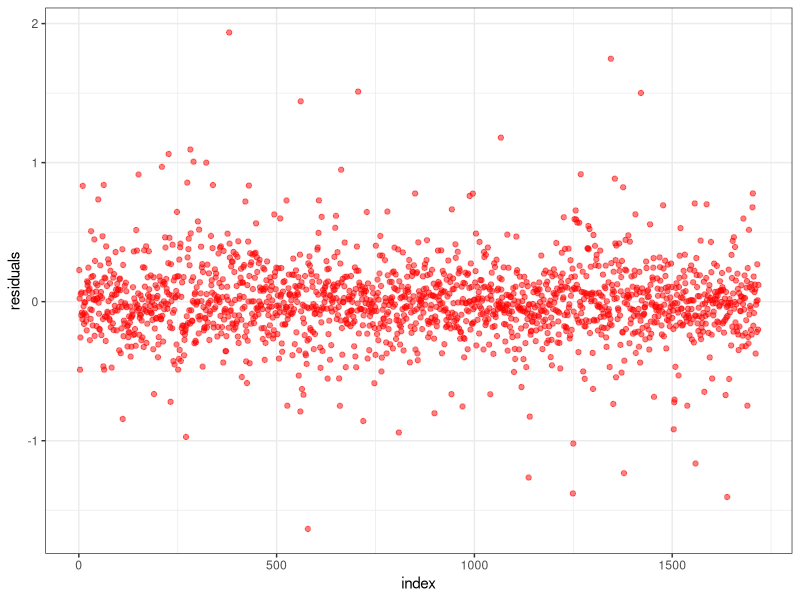
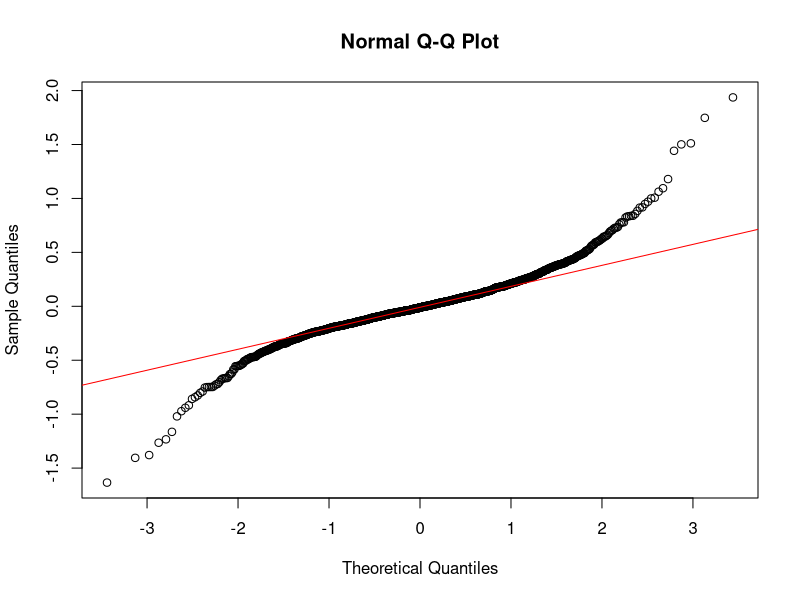
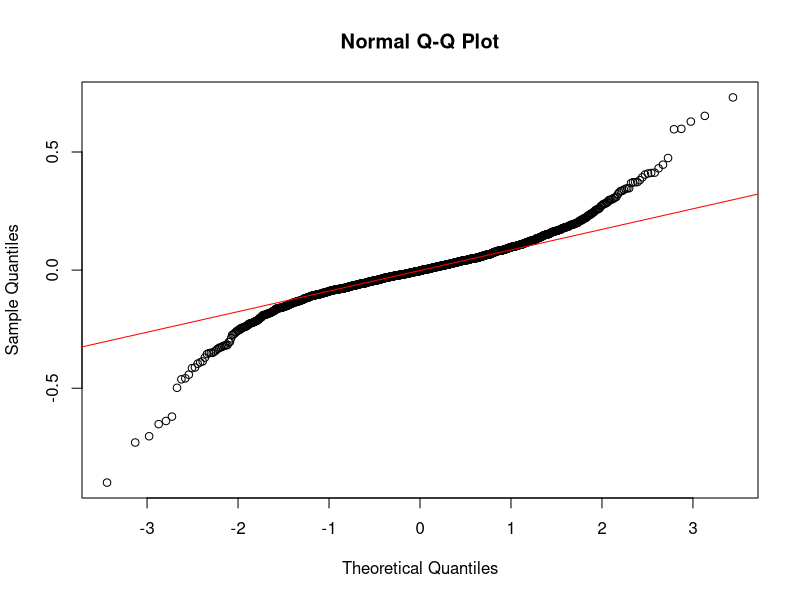
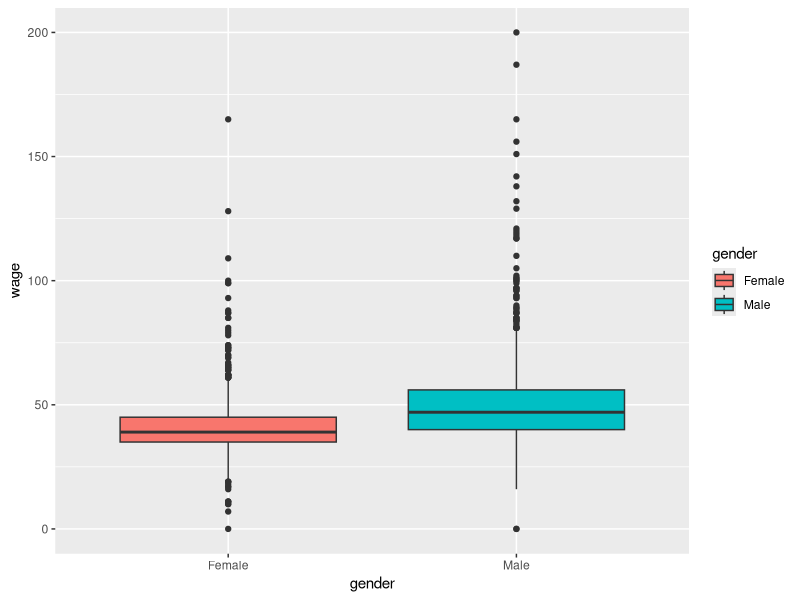
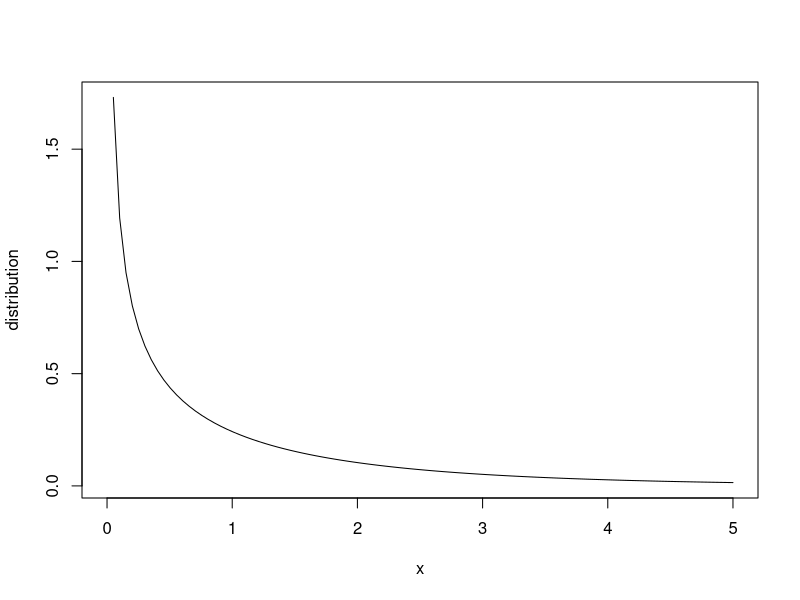
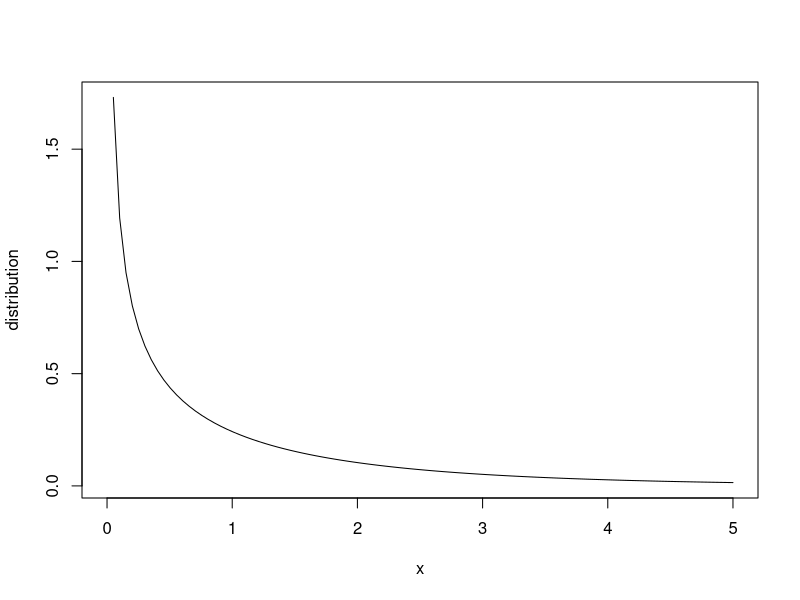
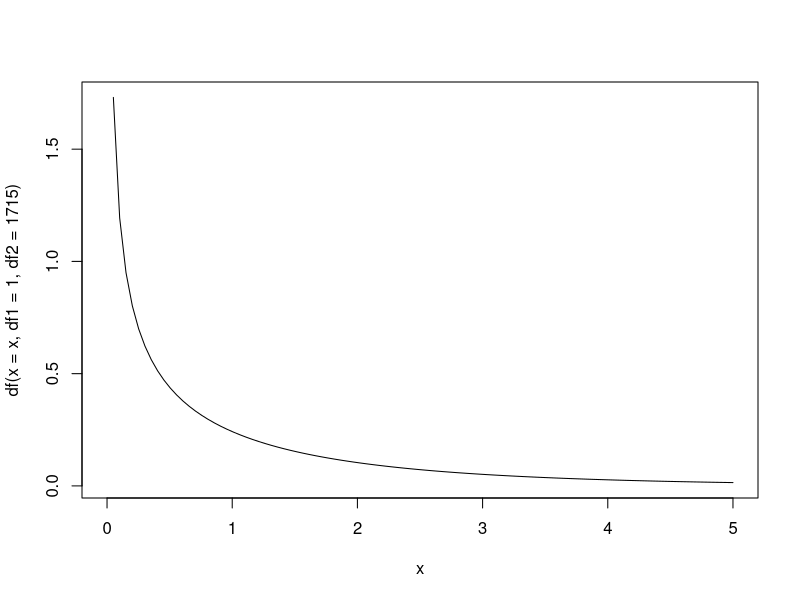
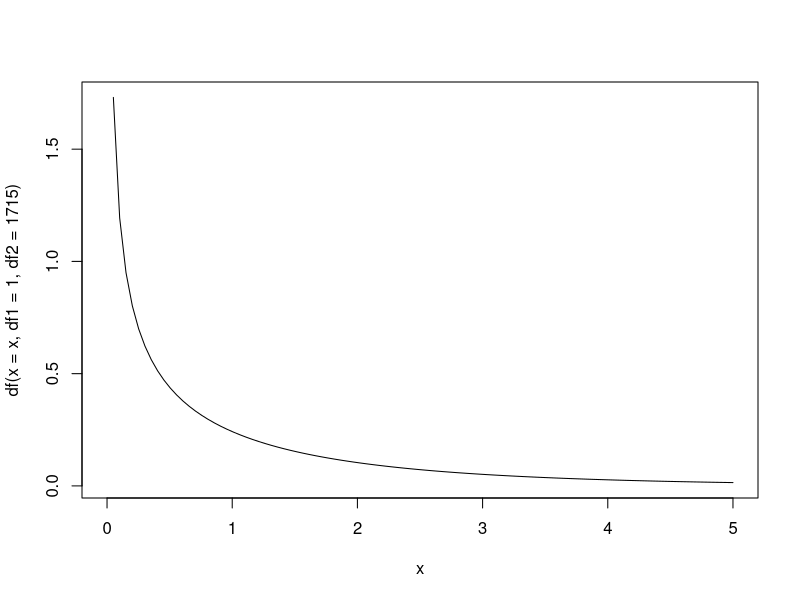

These charts were generated, in order, by the following R code:
## ----setup, include=FALSE, message=FALSE-----------------------------------------------------------------
knitr::opts_chunk$set(fig.pos = 'H', echo = FALSE, warning = FALSE, comment = "")
library(knitr)
library(ggplot2)
library(tidyverse)
library(caret)
library(fastDummies)
library(car)
options(knitr.kable.NA = '')
dat = read.csv("b4 - hwa - wage - data.csv")


## --------------------------------------------------------------------------------------------------------
names(dat) = c("birth_year", "gender", "citizenship", "language", "lived_with", "father_schooling", "father_occupation", "mother_schooling", "mother_occupation", "live", "county", "education", "marital", "experience", "category", "wage")


## --------------------------------------------------------------------------------------------------------
dat[is.na(dat)] = 0
means = c()
variances = c()
mins = c()
maxs = c()
for(i in 1:length(colnames(dat))){
   means[i] = mean(dat[[colnames(dat)[i]]])
   variances[i] = var(dat[[colnames(dat)[i]]])
   mins[i] = min(dat[[colnames(dat)[i]]])
   maxs[i] = max(dat[[colnames(dat)[i]]])
}

stats = data.frame(colnames(dat), means, variances, mins, maxs)
kable(stats, caption = "Preliminary Analysis for the variables", digits = 2)


## --------------------------------------------------------------------------------------------------------
dat = dat %>% 
   mutate(log_wage = log(wage)) %>% 
   mutate(experience_sq = experience^2)
m1 = lm(log(wage) ~ education + experience + experience_sq, data = dat)
sum = summary(m1)
sum$coefficients %>% 
   kable(caption = "Regression Coefficients for the regression model", digits = 2)


## ----out.width="70%", fig.align="center", fig.cap="Residuals Plot for the regression model"--------------
data.frame(index = 1:length(m1$residuals), residuals = m1$residuals) %>% 
   ggplot(aes(x = index, y = residuals)) +
   geom_point(color = "red", alpha = 0.5) +
   theme_bw()


## --------------------------------------------------------------------------------------------------------
bptest = lmtest::bptest(m1)
table = data.frame(BP = bptest$statistic, df = bptest$parameter, p_value = bptest$p.value)
rownames(table) = "bptest"
kable(table, caption = "Brausch-Pagan test", digits = 2)


## ----out.width="50%", fig.align="center", fig.cap="QQ-plot for the model before Box-Cox transformation"----
qqnorm(m1$residuals)
qqline(m1$residuals, col = "red")


## --------------------------------------------------------------------------------------------------------
BClog_wage <- BoxCoxTrans(dat$log_wage)
dat <- cbind(dat, log_wage_BC = predict(BClog_wage, dat$log_wage))
m2 <- lm(dat$log_wage_BC ~ dat$education + dat$experience + dat$experience_sq)


## --------------------------------------------------------------------------------------------------------
bptest = lmtest::bptest(m2)
table = data.frame(BP = bptest$statistic, df = bptest$parameter, p_value = bptest$p.value)
rownames(table) = "bptest"
kable(table, caption = "Brausch-Pagan test for the model after Box-Cox transformation", digits = 2)


## ----out.width="50%", fig.align="center", fig.cap="QQ-plot for the model after Box-Cox transformation"----
qqnorm(m2$residuals)
qqline(m2$residuals, col = "red")


## --------------------------------------------------------------------------------------------------------
sum = summary(m2)
sum$coefficients %>% 
   kable(caption = "Regression Coefficients for the model after Box-Cox transformation", digits = 2)


## ----out.width="70%", fig.align="center", fig.cap="Difference in Wages between men and women"------------
dat_gender = dat
for(i in 1:nrow(dat_gender))
{
   if(dat_gender$gender[i] == 1)
   {
      dat_gender$gender[i] = "Male"
   }
   if(dat_gender$gender[i] == 2)
   {
      dat_gender$gender[i] = "Female"
   }
   if(dat_gender$wage[i] > 200)
   {
      dat_gender$wage[i] = 0
   }
}
dat_gender %>% 
   ggplot(aes(x = gender, fill = gender, y = wage)) +
   geom_boxplot()


## --------------------------------------------------------------------------------------------------------
m = aggregate(wage ~ gender, dat, mean)
m$gender = c("Male", "Female")
kable(m, caption = "Comparison in mean of wages between male and female workers", digits = 2)
difference = m$wage[1]-m$wage[2]


## --------------------------------------------------------------------------------------------------------
# Shapiro-Wilk normality test for Men's wage
shapiro = with(dat_gender, shapiro.test(wage[gender == "Male"]))
table = data.frame(method = shapiro$method, statistic = shapiro$statistic, p_value = shapiro$p.value)
rownames(table) = "Male"
kable(table, caption = "Shapiro-Wilk normality test for Men's wage", digits = 2)

# Shapiro-Wilk normality test for Women's wage
shapiro = with(dat_gender, shapiro.test(wage[gender == "Female"]))
table = data.frame(method = shapiro$method, statistic = shapiro$statistic, p_value = shapiro$p.value)
rownames(table) = "Female"
kable(table, caption = "Shapiro-Wilk normality test for woman's wage", digits = 2)


## --------------------------------------------------------------------------------------------------------
wilcox = wilcox.test(wage ~ gender, data = dat_gender, exact = FALSE)
table = data.frame(method = wilcox$method, statistic = shapiro$statistic, p_value = shapiro$p.value)
rownames(table) = NULL
kable(table, caption = "Non parametric two-samples Wilcoxon rank test for woman's wage", digits = 3)


## --------------------------------------------------------------------------------------------------------
dat <- fastDummies::dummy_cols(dat, select_columns = "gender")
m3 <- lm(wage ~ gender_1, dat)
sum = summary(m3)
sum$coefficients %>% 
   kable(caption = "Regression Coefficients for the model including dummy variable", digits = 2)


## --------------------------------------------------------------------------------------------------------
table = data.frame(Method = c("Difference of Means","Regression"),
                   Result = c("9.97", "9.97"),
                   Test = c("Non parametric two-samples Wilcoxon rank test", "T-test"),
                   Conclusion = c("significant", "significant"))


# Then for PDF:
kable(table, caption = "Wage difference between male and female", digits = 2)


## --------------------------------------------------------------------------------------------------------
m4 <- lm(wage ~ gender_1 + education, dat)
sum = summary(m4)
sum$coefficients %>% 
   kable(caption = "Regression Coefficients for the model containing education variable", digits = 2)


## ----out.width="40%", fig.align="center", fig.cap="F distribution"---------------------------------------
x = seq(0, 5, length = 100)
distribution = df(x = x, df1 = 1, df2 = 1715)
plot(x, distribution,type="l")


## --------------------------------------------------------------------------------------------------------
m5 <- lm(wage ~ gender_1 + education + experience, dat)
sum = summary(m5)
sum$coefficients %>% 
   kable(caption = "Regression Coefficients for the model containing variable education and experience", digits = 2)


## ----out.width="40%", fig.align="center", fig.cap="F distribution"---------------------------------------
x = seq(0, 5, length = 100)
distribution = df(x = x, df1 = 1, df2 = 1715)
plot(x, distribution,type="l")


## --------------------------------------------------------------------------------------------------------
dat_m = subset(dat, gender == "1")
dat_f = subset(dat, gender == "2")

model_m = lm(log_wage ~ education + experience, dat_m)
model_f = lm(log_wage ~ education + experience, dat_f)

difference = ((model_m$coefficients[1]-model_f$coefficients[1])+(model_m$coefficients[2]-model_f$coefficients[2])*mean(dat_f$education)+(model_m$coefficients[3]-model_f$coefficients[3])*mean(dat_f$experience))/((model_m$coefficients[1]-model_f$coefficients[1])+(model_m$coefficients[2]-model_f$coefficients[2])*mean(dat_f$education)+(model_m$coefficients[3]-model_f$coefficients[3])*mean(dat_f$experience)+model_m$coefficients[2]*(mean(dat_m$education)-mean(dat_f$education))+model_m$coefficients[3]*(mean(dat_m$experience)-mean(dat_f$experience)))


## --------------------------------------------------------------------------------------------------------
fit1 <- lm(education ~ mother_schooling + father_schooling + live + father_occupation + mother_occupation + lived_with, dat)
sum = summary(fit1)
sum$coefficients %>% 
   kable(caption = "Regression Coefficients for the model: education ~ IV", digits = 3)


## --------------------------------------------------------------------------------------------------------
fit2 <- lm(m2$residuals ~ mother_schooling + father_schooling + live + mother_occupation + lived_with, dat)
sum = summary(fit2)
sum$coefficients %>% 
   kable(caption = "Regression Coefficients for the model: residuals ~ IV", digits = 3)


## --------------------------------------------------------------------------------------------------------
sls <- lm(education ~ mother_schooling + father_schooling + lived_with, dat)
sum = summary(sls)
sum$coefficients %>% 
   kable(caption = "Regression Coefficients for the model: education ~ IV", digits = 3)
IV = fitted.values(sls)
dat = cbind(dat, IV)


## --------------------------------------------------------------------------------------------------------
tsls2 = lm(wage ~ gender_1 + IV, dat)
sum = summary(tsls2)
sum$coefficients %>% 
   kable(caption = "Regression Coefficients for the Two-Stage least squares model containing education variable", digits = 3)


## ----out.width="40%", fig.align="center", fig.cap="F distribution"---------------------------------------
x = seq(0, 5, length = 100)
plot(x, df(x = x, df1 = 1, df2 = 1715),type="l")


## --------------------------------------------------------------------------------------------------------
tsls3 = lm(wage ~ gender_1 + IV + experience, dat)
sum = summary(tsls3)
sum$coefficients %>% 
   kable(caption = "Regression Coefficients for the Two-Stage least squares model containing education variable", digits = 3)


## ----out.width="40%", fig.align="center", fig.cap="F distribution"---------------------------------------
x = seq(0, 5, length = 100)
plot(x, df(x = x, df1 = 1, df2 = 1715),type="l")


## --------------------------------------------------------------------------------------------------------
sls_m = lm(education ~ mother_schooling + father_schooling + lived_with, dat_m)
sls_f = lm(education ~ mother_schooling + father_schooling + lived_with, dat_f)

IV_m = fitted.values(sls_m)
IV_f = fitted.values(sls_f)

dat_m = cbind(dat_m, IV_m)
dat_f = cbind(dat_f, IV_f)

model_m = lm(log_wage_BC ~ IV_m + experience + experience_sq, dat_m)
model_f = lm(log_wage_BC ~ IV_f + experience + experience_sq, dat_f)

difference = ((model_m$coefficients[1]-model_f$coefficients[1])+(model_m$coefficients[2]-model_f$coefficients[2])*mean(IV_f)+(model_m$coefficients[3]-model_f$coefficients[3])*mean(dat_f$experience))/((model_m$coefficients[1]-model_f$coefficients[1])+(model_m$coefficients[2]-model_f$coefficients[2])*mean(IV_f)+(model_m$coefficients[3]-model_f$coefficients[3])*mean(dat_f$experience)+model_m$coefficients[2]*(mean(IV_m)-mean(IV_f))+model_m$coefficients[3]*(mean(dat_m$experience)-mean(dat_f$experience)))


## --------------------------------------------------------------------------------------------------------
table_a = data.frame(Model = c("OLS","2SLS", "Difference"),
                  Gender = c("8.95", "10.01", "1.06"),
                  Education = c("1.84", "1.01", "-0.83"))

table_b = data.frame(Model = c("OLS","2SLS", "Difference"),
                  Gender = c("5.61", "7.96", "2.35"),
                  Education = c("2.39", "1.94", "-0.45"),
                  Experience = c("0.53", "0.36", "-0.16"))

table_c = data.frame(Model = c("OLS","2SLS", "Difference"),
                  Log_wage = c("0.44", "0.47", "0.03"),
                  Wage = c("1.19", "1.27", "0.08"))


## --------------------------------------------------------------------------------------------------------
kable(table_a, caption = "Table for comparison, task 4a and 6a")


## --------------------------------------------------------------------------------------------------------
kable(table_b, caption = "Table for comparison, task 4b and 6b")


## --------------------------------------------------------------------------------------------------------
kable(table_c, caption = "Table for comparison, task 4c and 6c")


## --------------------------------------------------------------------------------------------------------
mx = lm(log_wage ~ IV:gender + experience:gender, data = dat_gender)
sum = summary(mx)
sum$coefficients %>% 
   kable(caption = "Regression Coefficients for the Two-Stage least squares model grouped by gender", digits = 3)


## --------------------------------------------------------------------------------------------------------
test = linearHypothesis(mx, "IV:genderFemale=IV:genderMale")
as.data.frame(test) %>% 
   kable(caption = "Linear hypothesis test for education", digits = 2)


## --------------------------------------------------------------------------------------------------------
test = linearHypothesis(mx, "genderFemale:experience=genderMale:experience")
as.data.frame(test) %>% 
   kable(caption = "Linear hypothesis test for experience", digits = 2)


## --------------------------------------------------------------------------------------------------------
summary(m1)


## --------------------------------------------------------------------------------------------------------
summary(m2)


## --------------------------------------------------------------------------------------------------------
summary(m3)


## --------------------------------------------------------------------------------------------------------
summary(m4)


## --------------------------------------------------------------------------------------------------------
summary(m5)


## --------------------------------------------------------------------------------------------------------
linearHypothesis(mx, "IV:genderFemale=IV:genderMale")


## --------------------------------------------------------------------------------------------------------
linearHypothesis(mx, "genderFemale:experience=genderMale:experience")
